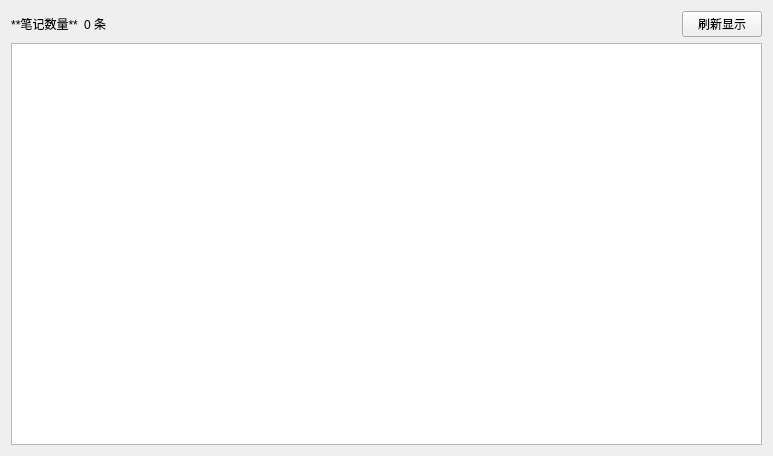
<?xml version="1.0" encoding="UTF-8"?>
<ui version="4.0">
 <class>NoteManage</class>
 <widget class="QWidget" name="NoteManage">
  <property name="geometry">
   <rect>
    <x>0</x>
    <y>0</y>
    <width>773</width>
    <height>456</height>
   </rect>
  </property>
  <property name="windowTitle">
   <string>笔记列表</string>
  </property>
  <layout class="QVBoxLayout" name="verticalLayout">
   <item>
    <layout class="QHBoxLayout" name="horizontalLayout">
     <item>
      <widget class="QLabel" name="label_3">
       <property name="sizePolicy">
        <sizepolicy hsizetype="Preferred" vsizetype="Fixed">
         <horstretch>0</horstretch>
         <verstretch>0</verstretch>
        </sizepolicy>
       </property>
       <property name="text">
        <string>**笔记数量**</string>
       </property>
       <property name="textFormat">
        <enum>Qt::MarkdownText</enum>
       </property>
       <property name="alignment">
        <set>Qt::AlignCenter</set>
       </property>
      </widget>
     </item>
     <item>
      <widget class="QLabel" name="note_number">
       <property name="sizePolicy">
        <sizepolicy hsizetype="Preferred" vsizetype="Fixed">
         <horstretch>0</horstretch>
         <verstretch>0</verstretch>
        </sizepolicy>
       </property>
       <property name="styleSheet">
        <string notr="true"/>
       </property>
       <property name="text">
        <string>0 条</string>
       </property>
       <property name="textFormat">
        <enum>Qt::AutoText</enum>
       </property>
       <property name="alignment">
        <set>Qt::AlignLeading|Qt::AlignLeft|Qt::AlignVCenter</set>
       </property>
       <property name="wordWrap">
        <bool>true</bool>
       </property>
      </widget>
     </item>
     <item>
      <widget class="QLabel" name="user_number_3">
       <property name="sizePolicy">
        <sizepolicy hsizetype="Preferred" vsizetype="Fixed">
         <horstretch>0</horstretch>
         <verstretch>0</verstretch>
        </sizepolicy>
       </property>
       <property name="styleSheet">
        <string notr="true"/>
       </property>
       <property name="text">
        <string/>
       </property>
       <property name="textFormat">
        <enum>Qt::AutoText</enum>
       </property>
       <property name="alignment">
        <set>Qt::AlignLeading|Qt::AlignLeft|Qt::AlignVCenter</set>
       </property>
       <property name="wordWrap">
        <bool>true</bool>
       </property>
      </widget>
     </item>
     <item>
      <spacer name="horizontalSpacer">
       <property name="orientation">
        <enum>Qt::Horizontal</enum>
       </property>
       <property name="sizeHint" stdset="0">
        <size>
         <width>40</width>
         <height>20</height>
        </size>
       </property>
      </spacer>
     </item>
     <item>
      <widget class="QPushButton" name="refresh_btn">
       <property name="text">
        <string>刷新显示</string>
       </property>
      </widget>
     </item>
    </layout>
   </item>
   <item>
    <widget class="QTableView" name="table_notes"/>
   </item>
  </layout>
 </widget>
 <resources/>
 <connections/>
</ui>
